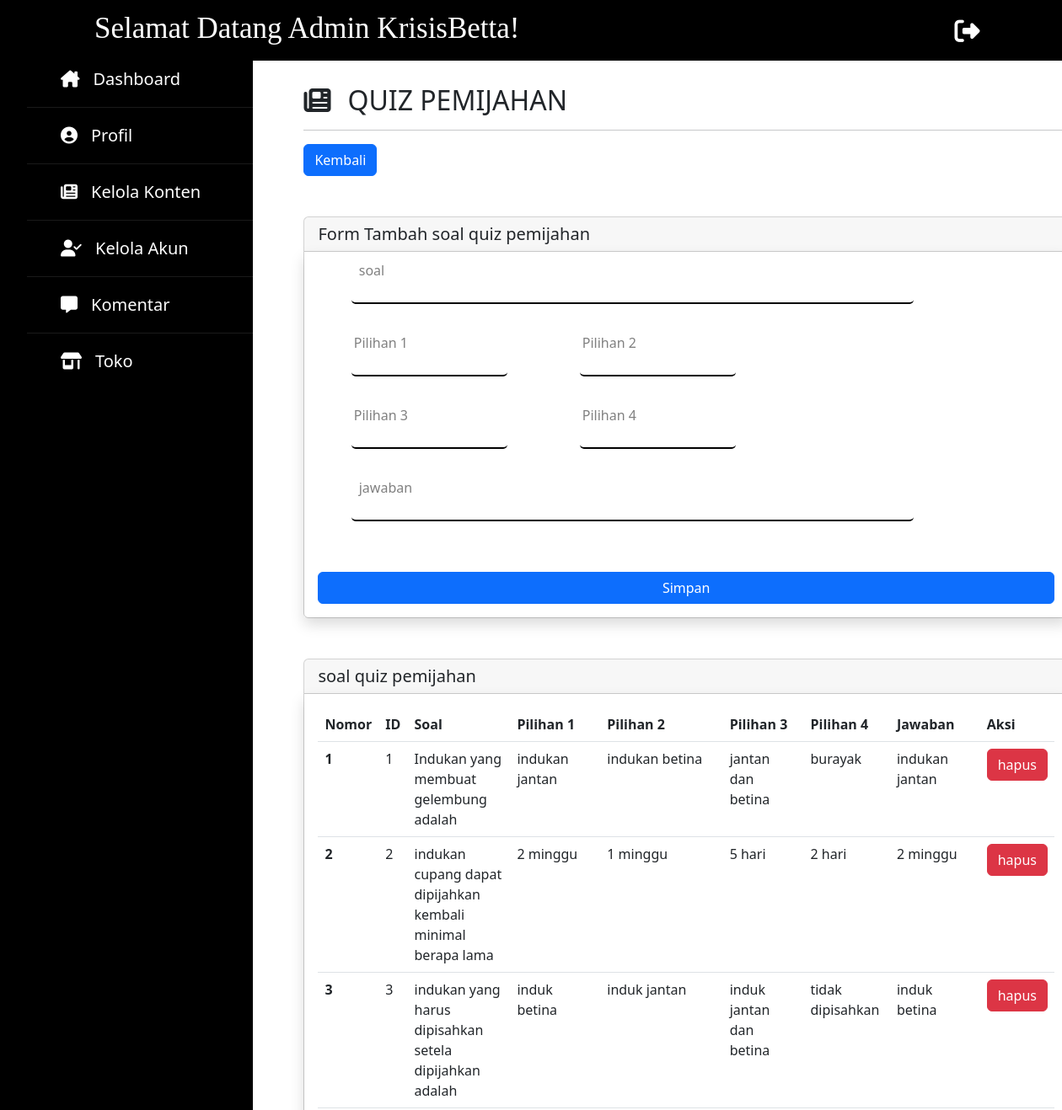
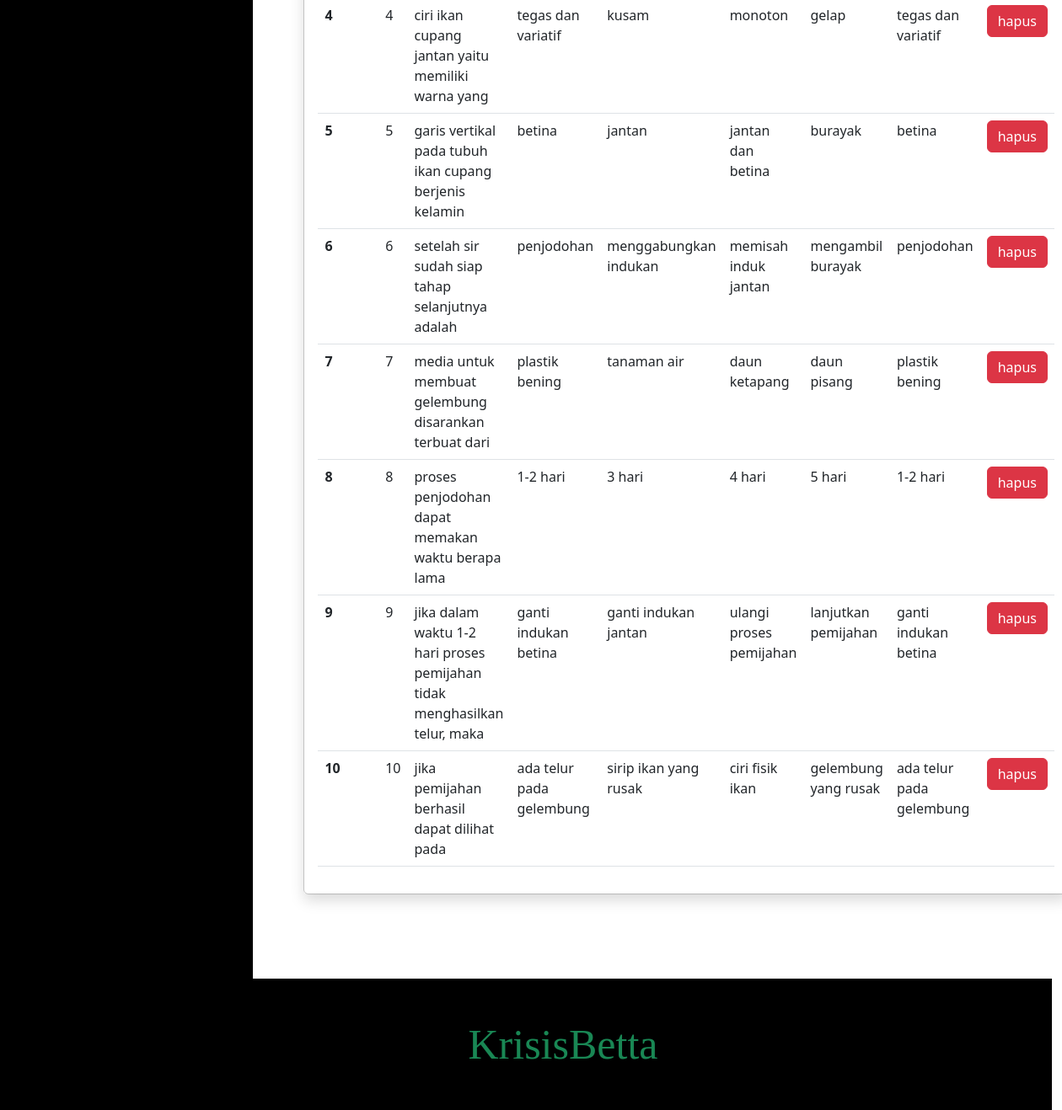
/program/admin/dashboard-admin-tambahquizpemijahan.php, run on the app's committed database (2 pictures, top to bottom).
### tables this page shows
CREATE TABLE `quiz_pemijahan` (
  `id` int(11) NOT NULL,
  `soal` varchar(100) DEFAULT NULL,
  `pilihan1` varchar(40) DEFAULT NULL,
  `pilihan2` varchar(40) DEFAULT NULL,
  `pilihan3` varchar(40) DEFAULT NULL,
  `pilihan4` varchar(40) DEFAULT NULL,
  `jawaban` varchar(40) DEFAULT NULL
);

### program/admin/fungsi-admin.php (called while the page is built, shortened)
<?php
$koneksi = mysqli_connect("localhost","root","","kkp");
function query($query) {
    global $koneksi;
    $result = mysqli_query($koneksi, $query);
    $rows = [];
    while( $row = mysqli_fetch_assoc($result) ) {
        $rows[] = $row;
    }
    return $rows;
}
?>

### program/admin/dashboard-admin-tambahquizpemijahan.php (the view, shortened to what this page needs)
<?php
    require "fungsi-admin.php";
    $admin = query("SELECT * FROM quiz_pemijahan");
?>
<!doctype html>
<html lang="en">
    <head>
        <link rel="stylesheet" type="text/css" href="admin.css">
        <link rel="stylesheet" type="text/css" href="sidebar.css">
        <link rel="stylesheet" type="text/css" href="fontawesome/css/all.css">
        <link href="https://cdn.jsdelivr.net/npm/bootstrap@5.2.0-beta1/dist/css/bootstrap.min.css" rel="stylesheet">
    </head>
    <body>
        <nav class="navbar navbar-expand-lg bg-black mx-auto fixed-top">
            <div class="container-fluid">
                <p class="h1">
                    <a class="navbar-brand text-white" href="dashboard-admin.php" style="font-size:35px; margin-left: 100px;">Selamat Datang Admin KrisisBetta!</a>
                </p>
                <div class="collapse navbar-collapse" id="navbarNavDropdown">
                    <a href="keluar-admin.php" onclick="return confirm('Apakah Anda Yakin Untuk Keluar?!')">
                        <span style="margin-left:500px; font-size:30px;"><i class="fa-solid fa-right-from-bracket text-white"></i></span>
                    </a>
                </div>
            </div>
        </nav>
        <div class="container-sm">
            <div class="row">
                <div class="col" style="width:30rem;">
                    <div class="sidebar">
                        <ul>
                            <li><a href="dashboard-admin.php"><i class="fa-solid fa-house-chimney"></i>Dashboard</a></li>
                            <li><a href="dashboard-admin-profil.php"><i class="fa-solid fa-circle-user"></i>Profil</a></li>
                            <li><a href="dashboard-admin-konten.php"><i class="fa-solid fa-newspaper"></i>Kelola Konten</a></li>
                            <li><a href="dashboard-admin-akunadmin.php"><i class="fa-solid fa-user-check"></i>Kelola Akun</a></li>
                            <li><a href="dashboard-admin-kelolakomentar.php"><i class="fa-solid fa-message"></i></i>Komentar</a></li>
                            <li><a href="dashboard-admin-toko.php"><i class="fa-solid fa-shop"></i>Toko</a></li>
                        </ul>
                    </div>
                </div>
                <div class="col" id="kol-dashboard" style="margin-right: -80px;">
                    <div class="row" id="header-dashboard">
                        <div class="col">
                            <span>
                                <h2><i class="fa-solid fa-newspaper"></i>QUIZ PEMIJAHAN</h2>
                                <hr style="width:900px;">
                            </span>
                        </div>
                    </div>
                    <a class="btn btn-primary me-5" href="dashboard-admin-keloladatapelatihan.php" role="button">Kembali</a>
                    <div class="card mt-5">
                        <h5 class="card-header">Form Tambah soal quiz pemijahan</h5>
                        <div class="card-body shadow">
                            <form action="" method="post">
                                <div class="kotak-isian">
                                    <input type="text" name="soal" class="form-info">
                                    <label for="" class="label-form-info">soal</label>
                                </div>
                                <table>
                                    <tr>
                                        <td>
                                            <div class="kotak-isian">
                                                <input type="text" name="pilihan1" class="form-info">
                                                <label for="" class="label-form-info">Pilihan 1</label>
                                            </div>
                                        </td>
                                        <td>
                                            <div class="kotak-isian">
                                                <input type="text" name="pilihan2" class="form-info">
                                                <label for="" class="label-form-info">Pilihan 2</label>
                                            </div>
                                        </td>
                                    </tr>
                                    <tr>
                                        <td>
                                            <div class="kotak-isian">
                                                <input type="text" name="pilihan3" class="form-info">
                                                <label for="" class="label-form-info">Pilihan 3</label>
                                            </div>
                                        </td>
                                        <td>
                                            <div class="kotak-isian">
                                                <input type="text" name="pilihan4" class="form-info">
                                                <label for="" class="label-form-info">Pilihan 4</label>
                                            </div>
                                        </td>
                                    </tr>
                                </table>
                                <div class="kotak-isian">
                                    <input type="text" name="jawaban" class="form-info">
                                    <label for="" class="label-form-info">jawaban</label>
                                </div>
                                <div class="d-grid gap-2">
                                    <button class="btn btn-primary" type="submit" name="submit">Simpan</button>
                                </div>
                            </form>
                        </div>
                    </div>
                    <div class="card mt-5">
                        <h5 class="card-header">soal quiz pemijahan</h5>
                        <div class="card-body shadow">
                            <table class="table">
                                <thead>
                                    <tr>
                                        <th scope="col">Nomor</th>
                                        <th scope="col">ID</th>
                                        <th scope="col">Soal</th>
                                        <th scope="col">Pilihan 1</th>
                                        <th scope="col">Pilihan 2</th>
                                        <th scope="col">Pilihan 3</th>
                                        <th scope="col">Pilihan 4</th>
                                        <th scope="col">Jawaban</th>
                                        <th scope="col">Aksi</th>
                                    </tr>
                                </thead>
                                <tbody>
                                    <?php $i = 1; ?>
                                    <?php foreach ($admin as $data) : ?>
                                    <tr>
                                        <th scope="row"><?=$i;?></th>
                                        <td><?=$data["id"];?></td>
                                        <td><?=$data["soal"];?></td>
                                        <td><?=$data["pilihan1"];?></td>
                                        <td><?=$data["pilihan2"];?></td>
                                        <td><?=$data["pilihan3"];?></td>
                                        <td><?=$data["pilihan4"];?></td>
                                        <td><?=$data["jawaban"];?></td>
                                        <td>
                                            <button type="button" class="btn btn-danger">hapus</button>
                                        </td>
                                    </tr>
                                    <?php $i++;?>
                                    <?php endforeach;?>
                                </tbody>
                            </table>
                        </div>
                    </div>
                </div>
            </div>
        </div>
        <div class="row bg-black" style="width:100%; padding-left:200px; position:absolute;">
            <p class="h1 mt-5 mb-5">
                <a class="navbar-brand text-success" href="dashboard-admin.php" style="font-size:50px; margin-left: -100px;">KrisisBetta</a>
            </p>
        </div>
    </body>
</html>

### program/admin/admin.css (style rules this page uses)
.h1 { font-family: cooper black; text-align: center; }
.kotak-isian { margin-left: 40px; position: relative; margin-top: 20px; }
.d-grid.gap-2 { margin-top: 20px; }
.form-info { width: 80%; margin-bottom: 40px; border: none; outline: none; border-radius: 5px; border-bottom: 2px solid black; background-color: transparent; }
.label-form-info { position: absolute; top: 2%; left: 1%; transition: .3s; font-weight: 500; color: grey; }
.kotak-isian .form-info:focus ~ .label-form-info, .kotak-isian .form-info:valid ~ .label-form-info { top: -40%; }
.label-form-info::after { top: -40%; }
#kol-dashboard { margin-left: -600px; margin-bottom: 100px; }
#header-dashboard { margin-top: 100px; }
#header-dashboard i { margin-right: 20px; }

### program/admin/sidebar.css (style rules this page uses)
* { padding: 0; margin: 0; list-style: none; text-decoration: none; }
body { font-family: 'Roboto', sans-serif; }
.sidebar { position: fixed; left: 0px; top: 60px; width: 300px; height: 100%; background: #000000; transition: all .5s ease; }
.sidebar ul a { display: block; height: 100%; width: 100%; line-height: 65px; font-size: 20px; color: white; padding-left: 40px; box-sizing: border-box; border-bottom: 1px solid black; border-top: 1px solid rgba(255,255,255,.1); transition: .4s; text-decoration: none; }
.sidebar ul a i { margin-right: 16px; }

### data on the page
quiz_pemijahan: id "1", soal "Indukan yang membuat gelembung adalah", pilihan1 "indukan jantan", pilihan2 "indukan betina", pilihan3 "jantan dan betina", pilihan4 "burayak", jawaban "indukan jantan"
quiz_pemijahan: id "2", soal "indukan cupang dapat dipijahkan kembali minimal berapa lama", pilihan1 "2 minggu", pilihan2 "1 minggu", pilihan3 "5 hari", pilihan4 "2 hari", jawaban "2 minggu"
quiz_pemijahan: id "3", soal "indukan yang harus dipisahkan setela dipijahkan adalah", pilihan1 "induk betina", pilihan2 "induk jantan", pilihan3 "induk jantan dan betina", pilihan4 "tidak dipisahkan", jawaban "induk betina"
quiz_pemijahan: id "4", soal "ciri ikan cupang jantan yaitu memiliki warna yang", pilihan1 "tegas dan variatif", pilihan2 "kusam", pilihan3 "monoton", pilihan4 "gelap", jawaban "tegas dan variatif"
quiz_pemijahan: id "5", soal "garis vertikal pada tubuh ikan cupang berjenis kelamin", pilihan1 "betina", pilihan2 "jantan", pilihan3 "jantan dan betina", pilihan4 "burayak", jawaban "betina"
quiz_pemijahan: id "6", soal "setelah sir sudah siap tahap selanjutnya adalah", pilihan1 "penjodohan", pilihan2 "menggabungkan indukan", pilihan3 "memisah induk jantan", pilihan4 "mengambil burayak", jawaban "penjodohan"
quiz_pemijahan: id "7", soal "media untuk membuat gelembung disarankan terbuat dari", pilihan1 "plastik bening", pilihan2 "tanaman air", pilihan3 "daun ketapang", pilihan4 "daun pisang", jawaban "plastik bening"
quiz_pemijahan: id "8", soal "proses penjodohan dapat memakan waktu berapa lama", pilihan1 "1-2 hari", pilihan2 "3 hari", pilihan3 "4 hari", pilihan4 "5 hari", jawaban "1-2 hari"
quiz_pemijahan: id "9", soal "jika dalam waktu 1-2 hari proses pemijahan tidak menghasilkan telur, maka", pilihan1 "ganti indukan betina", pilihan2 "ganti indukan jantan", pilihan3 "ulangi proses pemijahan", pilihan4 "lanjutkan pemijahan", jawaban "ganti indukan betina"
quiz_pemijahan: id "10", soal "jika pemijahan berhasil dapat dilihat pada", pilihan1 "ada telur pada gelembung", pilihan2 "sirip ikan yang rusak", pilihan3 "ciri fisik ikan", pilihan4 "gelembung yang rusak", jawaban "ada telur pada gelembung"
